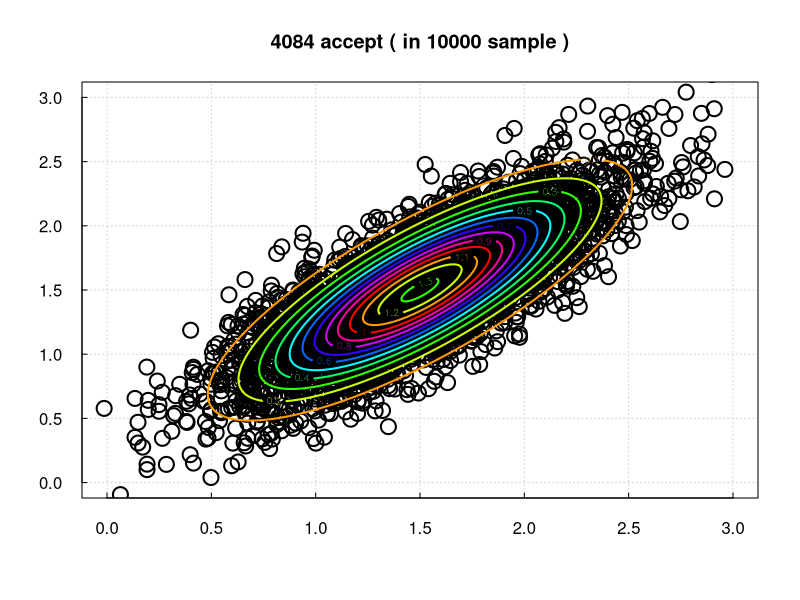

Generate this figure with R:
library(Cairo)
library(mvtnorm)

sim.size <- 10000
getRand <- function(n = 1, mean = c(0, 0)) rmvnorm(n, mean = mean, sigma = diag(1, 2) * 0.2)
p.func <- function(z, mean = rep(1.5, 2)) dmvnorm(z, mean = mean, sigma = matrix(c(1, 0.8, 0.8, 1) * 0.2, 2))
z.init <- getRand()
state <- vector("list", sim.size)
rand.unif <- runif(sim.size)
state[[1]] <- list(z = z.init, p = p.func(z.init), updFlag = F)
for (i in 2:sim.size) {
  z.new <- getRand(mean = state[[i - 1]]$z)
  updFlag <- min(1, p.func(z.new) / state[[i - 1]]$p) >= rand.unif[i]
  state[[i]] <- list(z = z.new * updFlag + state[[i - 1]]$z * !updFlag, 
                     p = ifelse(updFlag, p.func(z.new), state[[i - 1]]$p), updFlag = updFlag)
}

x <- y <- seq(-3, 3, length.out = 500)
z <- sapply(state[sapply(state, function(x) x$updFlag)], function(par) par$z)  # extract only accepted z

CairoPDF("./metropolishastings.pdf")
plot(x = z[1, ], y = z[2, ], lwd = 2, xlim = c(0, 3), ylim = c(0, 3), xlab = "", ylab = "",
     main = sprintf("%d accept ( in %d sample )", sum(sapply(state, function(par) par$updFlag)), sim.size),
     las = 1, panel.first = grid(), tcl = 0.25, cex = 2)
contour(x = x, y = y, z = outer(x, y, function(x, y) p.func(cbind(x, y))), lwd = 2, col = rainbow(10), add = T)
dev.off()
